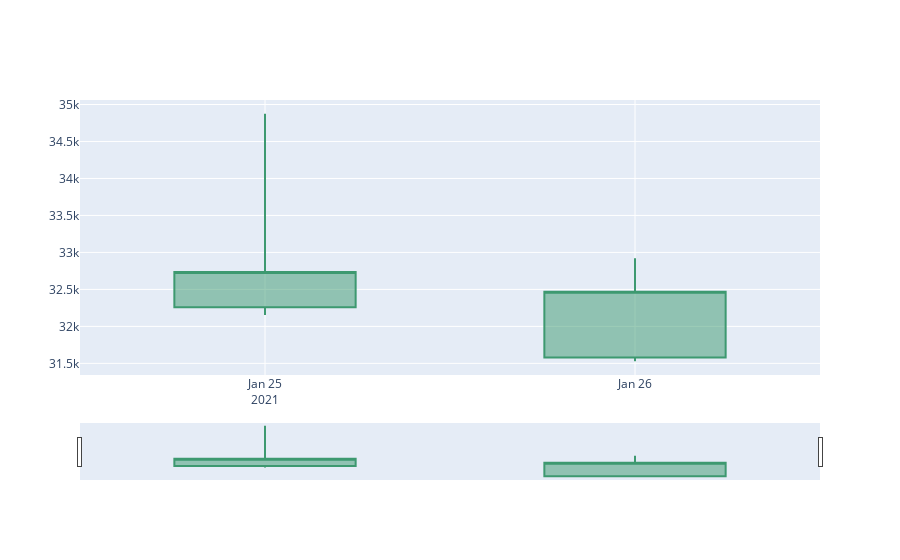

Here is the notebook cell this chart was saved with:
### Code cell
# construct the figure
fig = go.Figure(data=[go.Candlestick(x=latest_prices['time'],
                       open=latest_prices['open'], high=latest_prices['high'],
                       low=latest_prices['low'], close=latest_prices['close'])])

# display our graph
fig.show()

### Figure 1 — Plotly figure (JSON) as saved in the notebook; plotly's stock layout.template omitted (floating-point values rounded to 4 significant figures)
{"data": [{"close": ["32735.9100000000000000", "32467.7700000000000000"], "high": ["34875.0000000000000000", "32921.8800000000000000"], "low": ["32155.2800000000000000", "31528.7300000000000000"], "open": ["32259.4500000000000000", "31579.8000000000000000"], "type": "candlestick", "x": ["2021-01-25", "2021-01-26"]}], "layout": {}}
